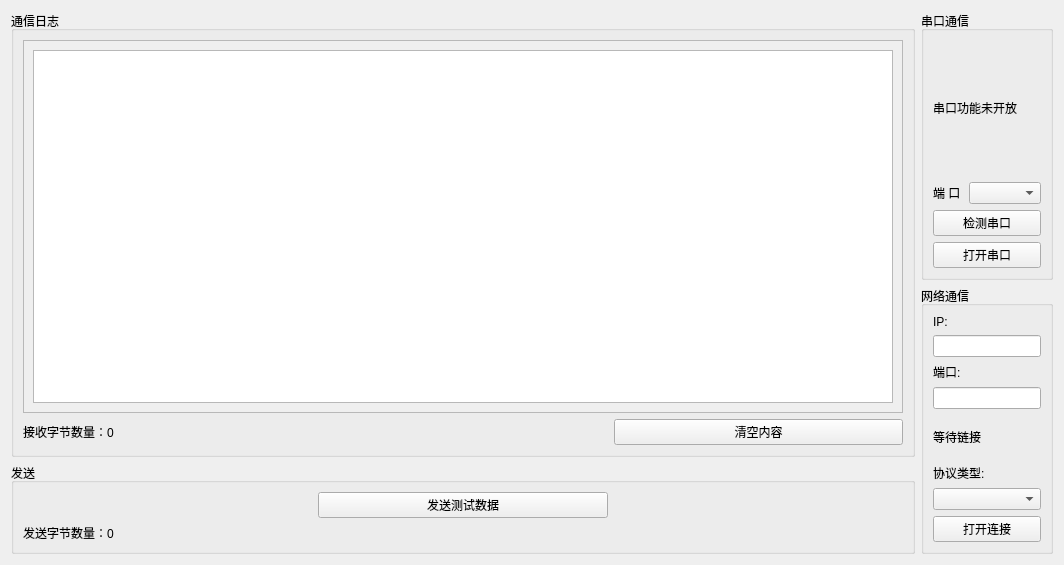
<?xml version="1.0" encoding="UTF-8"?>
<ui version="4.0">
 <class>SerialPort</class>
 <widget class="QWidget" name="SerialPort">
  <property name="geometry">
   <rect>
    <x>0</x>
    <y>0</y>
    <width>1064</width>
    <height>565</height>
   </rect>
  </property>
  <property name="windowTitle">
   <string>Form</string>
  </property>
  <layout class="QGridLayout" name="gridLayout" columnstretch="7,0">
   <item row="0" column="0">
    <layout class="QVBoxLayout" name="verticalLayout_23">
     <item>
      <widget class="QGroupBox" name="groupBox_3">
       <property name="title">
        <string>通信日志</string>
       </property>
       <layout class="QVBoxLayout" name="verticalLayout_21">
        <item>
         <layout class="QVBoxLayout" name="verticalLayout_16">
          <item>
           <widget class="QScrollArea" name="scrollArea">
            <property name="widgetResizable">
             <bool>true</bool>
            </property>
            <widget class="QWidget" name="scrollAreaWidgetContents">
             <property name="geometry">
              <rect>
               <x>0</x>
               <y>0</y>
               <width>810</width>
               <height>345</height>
              </rect>
             </property>
             <layout class="QHBoxLayout" name="horizontalLayout_21">
              <item>
               <widget class="QTextBrowser" name="recvEdit"/>
              </item>
             </layout>
            </widget>
           </widget>
          </item>
          <item>
           <layout class="QHBoxLayout" name="horizontalLayout_16">
            <item>
             <widget class="QLabel" name="recvNum">
              <property name="styleSheet">
               <string notr="true">font: 10pt &quot;Microsoft YaHei UI&quot;;</string>
              </property>
              <property name="text">
               <string>接收字节数量：0</string>
              </property>
             </widget>
            </item>
            <item>
             <widget class="QLabel" name="label_21">
              <property name="text">
               <string/>
              </property>
             </widget>
            </item>
            <item>
             <widget class="QPushButton" name="clearRecvBt">
              <property name="text">
               <string>清空内容</string>
              </property>
             </widget>
            </item>
           </layout>
          </item>
         </layout>
        </item>
       </layout>
      </widget>
     </item>
     <item>
      <widget class="QGroupBox" name="groupBox_4">
       <property name="title">
        <string>发送</string>
       </property>
       <layout class="QVBoxLayout" name="verticalLayout_22">
        <item>
         <layout class="QVBoxLayout" name="verticalLayout_18">
          <item>
           <layout class="QHBoxLayout" name="horizontalLayout_17">
            <item>
             <widget class="QLabel" name="label_22">
              <property name="text">
               <string/>
              </property>
             </widget>
            </item>
            <item>
             <widget class="QPushButton" name="sendBt">
              <property name="text">
               <string>发送测试数据</string>
              </property>
             </widget>
            </item>
            <item>
             <widget class="QLabel" name="label_23">
              <property name="text">
               <string/>
              </property>
             </widget>
            </item>
           </layout>
          </item>
          <item>
           <layout class="QHBoxLayout" name="horizontalLayout_18">
            <item>
             <widget class="QLabel" name="sendNum">
              <property name="styleSheet">
               <string notr="true">font: 10pt &quot;Microsoft YaHei UI&quot;;</string>
              </property>
              <property name="text">
               <string>发送字节数量：0</string>
              </property>
             </widget>
            </item>
            <item>
             <widget class="QLabel" name="label_24">
              <property name="text">
               <string/>
              </property>
             </widget>
            </item>
            <item>
             <widget class="QLabel" name="label_25">
              <property name="text">
               <string/>
              </property>
             </widget>
            </item>
           </layout>
          </item>
         </layout>
        </item>
       </layout>
      </widget>
     </item>
    </layout>
   </item>
   <item row="0" column="1">
    <layout class="QVBoxLayout" name="verticalLayout_25">
     <item>
      <widget class="QGroupBox" name="serialBox">
       <property name="title">
        <string>串口通信</string>
       </property>
       <layout class="QVBoxLayout" name="verticalLayout_24">
        <item>
         <widget class="QLabel" name="lblPortState">
          <property name="text">
           <string>串口功能未开放</string>
          </property>
         </widget>
        </item>
        <item>
         <layout class="QVBoxLayout" name="verticalLayout_2">
          <item>
           <layout class="QHBoxLayout" name="horizontalLayout">
            <item>
             <widget class="QLabel" name="label">
              <property name="text">
               <string>端 口</string>
              </property>
             </widget>
            </item>
            <item>
             <widget class="QComboBox" name="portNames"/>
            </item>
           </layout>
          </item>
          <item>
           <layout class="QVBoxLayout" name="verticalLayout">
            <item>
             <widget class="QPushButton" name="portSearchBt">
              <property name="text">
               <string>检测串口</string>
              </property>
             </widget>
            </item>
            <item>
             <widget class="QPushButton" name="portOpenBt">
              <property name="text">
               <string>打开串口</string>
              </property>
             </widget>
            </item>
           </layout>
          </item>
         </layout>
        </item>
       </layout>
      </widget>
     </item>
     <item>
      <widget class="QGroupBox" name="wifiBox">
       <property name="title">
        <string>网络通信</string>
       </property>
       <layout class="QGridLayout" name="gridLayout_2">
        <item row="0" column="0">
         <layout class="QVBoxLayout" name="verticalLayout_4">
          <item>
           <widget class="QLabel" name="label_3">
            <property name="text">
             <string>IP:</string>
            </property>
           </widget>
          </item>
          <item>
           <widget class="QLineEdit" name="ipInput">
            <property name="text">
             <string/>
            </property>
           </widget>
          </item>
          <item>
           <widget class="QLabel" name="label_4">
            <property name="text">
             <string>端口:</string>
            </property>
           </widget>
          </item>
          <item>
           <widget class="QLineEdit" name="portInput">
            <property name="text">
             <string/>
            </property>
           </widget>
          </item>
         </layout>
        </item>
        <item row="1" column="0">
         <widget class="QLabel" name="lblWifiState">
          <property name="text">
           <string>等待链接</string>
          </property>
         </widget>
        </item>
        <item row="2" column="0">
         <layout class="QVBoxLayout" name="verticalLayout_3">
          <item>
           <widget class="QLabel" name="label_2">
            <property name="text">
             <string>协议类型:</string>
            </property>
           </widget>
          </item>
          <item>
           <widget class="QComboBox" name="protocolComboBox"/>
          </item>
          <item>
           <widget class="QPushButton" name="wifiConnectBt">
            <property name="text">
             <string>打开连接</string>
            </property>
           </widget>
          </item>
         </layout>
        </item>
       </layout>
      </widget>
     </item>
    </layout>
   </item>
  </layout>
 </widget>
 <resources/>
 <connections/>
</ui>
